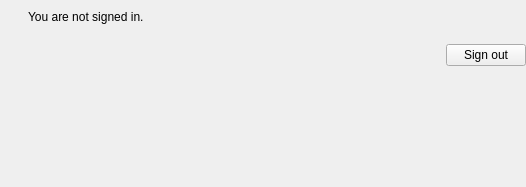
<?xml version="1.0" encoding="UTF-8"?>
<ui version="4.0">
 <class>LoginStateWidget</class>
 <widget class="QWidget" name="LoginStateWidget">
  <property name="geometry">
   <rect>
    <x>0</x>
    <y>0</y>
    <width>526</width>
    <height>187</height>
   </rect>
  </property>
  <property name="windowTitle">
   <string>Form</string>
  </property>
  <layout class="QVBoxLayout" name="verticalLayout">
   <property name="margin">
    <number>0</number>
   </property>
   <item>
    <widget class="QWidget" name="signed_out" native="true">
     <layout class="QHBoxLayout" name="horizontalLayout">
      <property name="margin">
       <number>0</number>
      </property>
      <item>
       <widget class="QLabel" name="label_5">
        <property name="minimumSize">
         <size>
          <width>22</width>
          <height>22</height>
         </size>
        </property>
       </widget>
      </item>
      <item>
       <widget class="QLabel" name="signed_out_label">
        <property name="sizePolicy">
         <sizepolicy hsizetype="Expanding" vsizetype="Preferred">
          <horstretch>0</horstretch>
          <verstretch>0</verstretch>
         </sizepolicy>
        </property>
        <property name="text">
         <string>You are not signed in.</string>
        </property>
        <property name="wordWrap">
         <bool>true</bool>
        </property>
       </widget>
      </item>
     </layout>
    </widget>
   </item>
   <item>
    <widget class="QWidget" name="signed_in" native="true">
     <layout class="QHBoxLayout" name="horizontalLayout_2">
      <property name="margin">
       <number>0</number>
      </property>
      <item>
       <widget class="QLabel" name="label_4">
        <property name="minimumSize">
         <size>
          <width>22</width>
          <height>22</height>
         </size>
        </property>
        <property name="pixmap">
         <pixmap resource="../../data/data.qrc">:/icons/22x22/dialog-ok-apply.png</pixmap>
        </property>
       </widget>
      </item>
      <item>
       <widget class="QLabel" name="signed_in_label">
        <property name="sizePolicy">
         <sizepolicy hsizetype="Expanding" vsizetype="Preferred">
          <horstretch>0</horstretch>
          <verstretch>0</verstretch>
         </sizepolicy>
        </property>
        <property name="textFormat">
         <enum>Qt::RichText</enum>
        </property>
        <property name="wordWrap">
         <bool>true</bool>
        </property>
       </widget>
      </item>
      <item>
       <widget class="QPushButton" name="sign_out">
        <property name="text">
         <string>Sign out</string>
        </property>
       </widget>
      </item>
     </layout>
    </widget>
   </item>
   <item>
    <widget class="QWidget" name="expires" native="true">
     <layout class="QHBoxLayout" name="horizontalLayout_4">
      <property name="margin">
       <number>0</number>
      </property>
      <item>
       <widget class="QLabel" name="label">
        <property name="minimumSize">
         <size>
          <width>22</width>
          <height>22</height>
         </size>
        </property>
        <property name="pixmap">
         <pixmap resource="../../data/data.qrc">:/icons/22x22/user-away.png</pixmap>
        </property>
       </widget>
      </item>
      <item>
       <widget class="QLabel" name="expires_label">
        <property name="sizePolicy">
         <sizepolicy hsizetype="Expanding" vsizetype="Preferred">
          <horstretch>0</horstretch>
          <verstretch>0</verstretch>
         </sizepolicy>
        </property>
       </widget>
      </item>
     </layout>
    </widget>
   </item>
   <item>
    <widget class="QWidget" name="account_type" native="true">
     <layout class="QHBoxLayout" name="horizontalLayout_3">
      <property name="margin">
       <number>0</number>
      </property>
      <item>
       <widget class="QLabel" name="label_6">
        <property name="minimumSize">
         <size>
          <width>22</width>
          <height>22</height>
         </size>
        </property>
        <property name="pixmap">
         <pixmap resource="../../data/data.qrc">:/icons/22x22/dialog-warning.png</pixmap>
        </property>
        <property name="alignment">
         <set>Qt::AlignLeading|Qt::AlignLeft|Qt::AlignTop</set>
        </property>
       </widget>
      </item>
      <item>
       <widget class="QLabel" name="account_type_label">
        <property name="sizePolicy">
         <sizepolicy hsizetype="Expanding" vsizetype="Preferred">
          <horstretch>0</horstretch>
          <verstretch>0</verstretch>
         </sizepolicy>
        </property>
        <property name="text">
         <string/>
        </property>
        <property name="wordWrap">
         <bool>true</bool>
        </property>
       </widget>
      </item>
     </layout>
    </widget>
   </item>
   <item>
    <widget class="BusyIndicator" name="busy" native="true">
     <property name="text" stdset="0">
      <string>Signing in...</string>
     </property>
    </widget>
   </item>
  </layout>
 </widget>
 <customwidgets>
  <customwidget>
   <class>BusyIndicator</class>
   <extends>QWidget</extends>
   <header>widgets/busyindicator.h</header>
   <container>1</container>
  </customwidget>
 </customwidgets>
 <resources>
  <include location="../../data/data.qrc"/>
 </resources>
 <connections/>
</ui>
